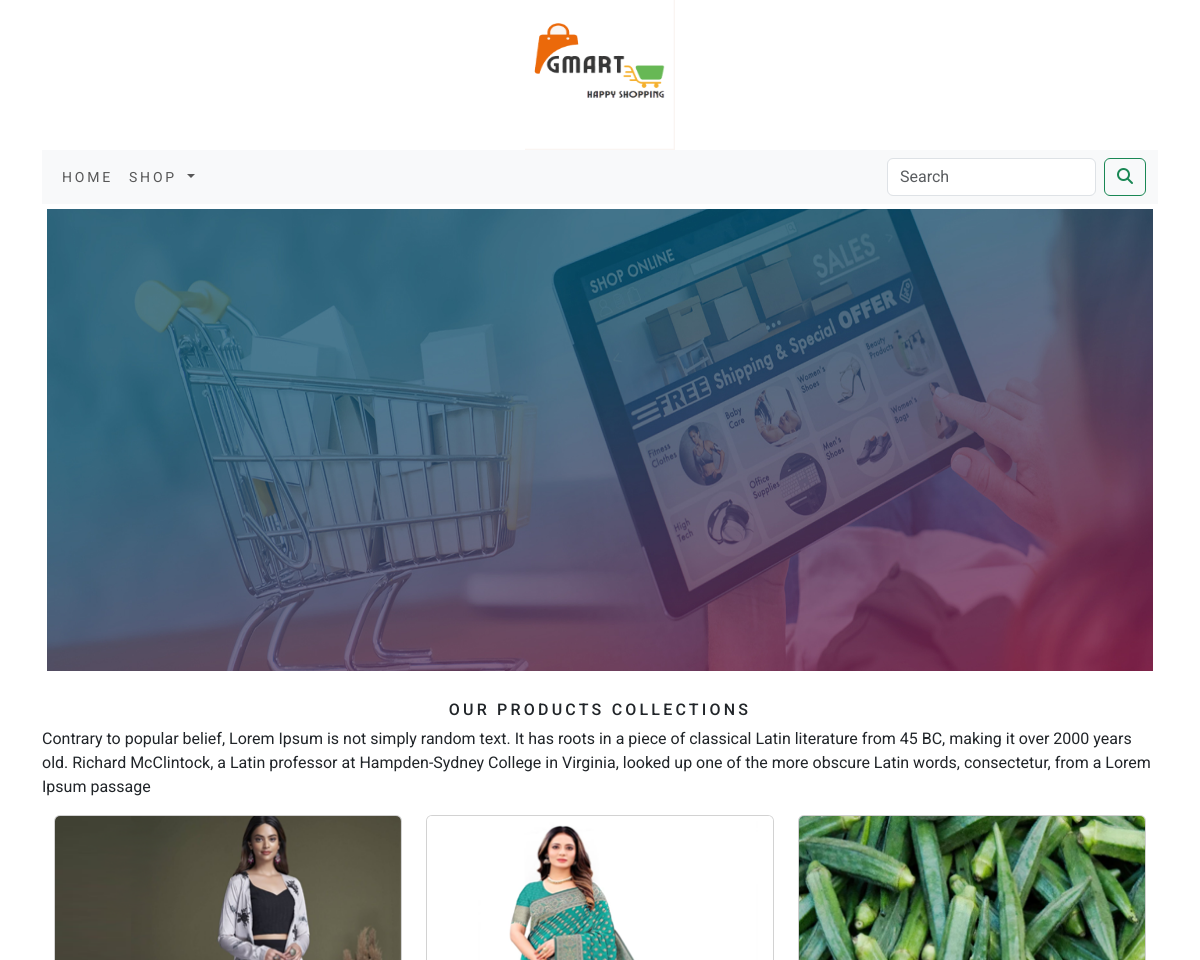
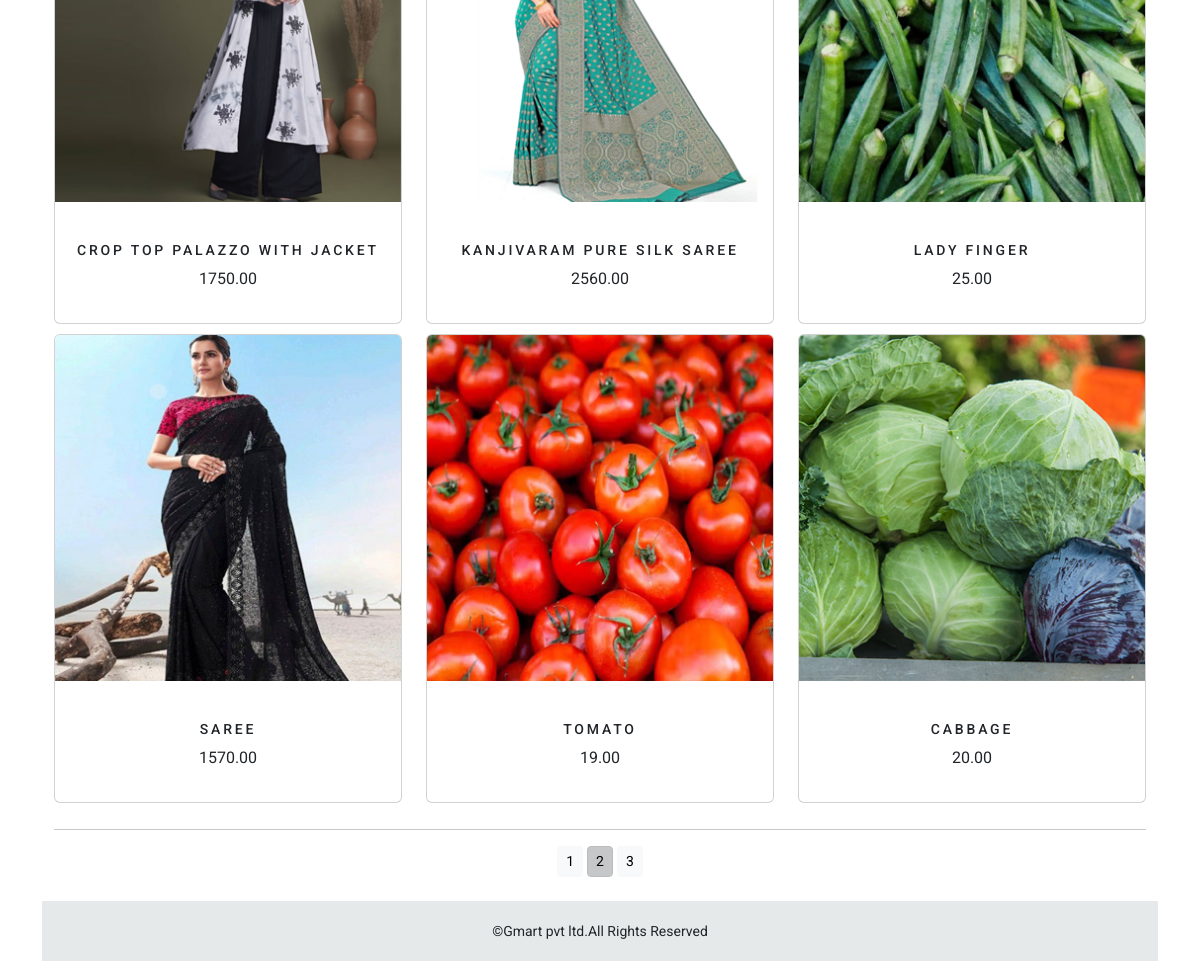
Screenshot of /shop/?page=2 with the database file from the repository (2 pictures, top to bottom).
### shop/models.py (models this page shows, shortened)
class Product(models.Model):
    name = models.CharField(max_length=250, unique=True)
    slug = models.SlugField(max_length=250, unique=True)
    description = models.TextField(blank=True)
    price = models.DecimalField(max_digits=10, decimal_places=2)
    category = models.ForeignKey(Category, on_delete=models.CASCADE)
    image = models.ImageField(upload_to='product', blank=True)
    stock = models.IntegerField()
    available = models.BooleanField(default=True)
    created = models.DateTimeField(auto_now_add=True)
    updated = models.DateTimeField(auto_now_add=True)
    class Meta:
        ordering = ('name',)
        verbose_name = 'product'
        verbose_name_plural = 'products'
    def get_url(self):
        return reverse('shop:prodCatdetail', args=[self.category.slug,self.slug])

### shop/views.py (the view)
# urls.py: path('',views.allProCat,name='allProCat'),
def allProCat(request, c_slug=None):
    c_page = None
    products_list = None
    if c_slug != None:
        c_page = get_object_or_404(Category, slug=c_slug)
        products_list = Product.objects.all().filter(category=c_page, available=True)
    else:
        products_list = Product.objects.all().filter(available=True)
    paginator = Paginator(products_list, 6)
    try:
        page = int(request.GET.get('page', 1))
    except:
        page = 1
    try:
        products = paginator.page(page)
    except (EmptyPage, InvalidPage):
        Products = paginator.page(paginator.num_pages)
    return render(request, "category.html", {'category': c_page, 'products': products})

### cart/context_processors.py (called while the page is built)
def counter(request):
    item_count = 0
    if 'admin' in request.path:
        return {}
    else:
        try:
            cart = Cart.objects.filter(cart_id=_cart_id(request))
            car_items = CartItem.objects.all().filter(cart=cart[:1])
            for cart_item in car_items:
                item_count += cart_item.quantity
        except Cart.DoesNotExist:
            item_count = 0
    return dict(item_count=item_count)

### cart/views.py (called while the page is built)
def _cart_id(request):
    cart = request.session.session_key
    if not cart:
        cart = request.session.create()
    return cart

### shop/context_processors.py (called while the page is built)
def menu_links(request):
    links = Category.objects.all()
    return dict(links=links)

### shop/models.py (called while the page is built)
    def get_url(self):
        return reverse('shop:product_by_category', args=[self.slug])

### template/category.html (shortened to what this page needs)
{% extends 'base.html' %}
{%  load static  %}
{% block content %}
<div class="mx_auto">
    {% if category %}
    <img  class="my_image"  src="{{category.image.url}}" alt="{{category.name}}">
</div>
<br>
<div>
    <h1 class="text-center my_title">{{category.name}}</h1>
    <p class="text-justify">{{category.description}}</p>
</div>
     {% else %}
<div>
    <img class="my_image my_image_padding" src="{% static 'img/banner2.png' %}" alt="our products" width="1500px" height="400px">
</div>
<br>
<div>
    <h1 class="text-center my_title">Our Products Collections</h1>
    <p class="text-justify">Contrary to popular belief, Lorem Ipsum is not simply random text. It has roots in a piece of classical Latin literature from 45 BC, making it over 2000 years old. Richard McClintock, a Latin professor at Hampden-Sydney College in Virginia,
        looked up one of the more obscure Latin words, consectetur, from a Lorem Ipsum passage</p>
</div>
    {% endif %}
<div class="container">
    <div class="row mx_auto">
        {% for product in products.object_list %}
        <div class="my_bottom_margin col-9 col-sm-12 col-md-4 col-lg-4">
            <div class="card text-center" style="min-width:18rem;">
                <a href="{{product.get_url}}"><img class="card-img-top my_image" src="{{product.image.url}}" alt="{{product.name}}" width="300px" height="300px"></a><br>
                <div class="card-body">
                    <h4>{{product.name}}</h4>
                    <p>{{product.price}}</p>
                </div>
            </div>
        </div>
        {% endfor %}
    </div>
    <div class="mx-auto">
        {% if products.paginator.num_pages > 1 %}
        <hr>
        <div class="text-center">
            {% for pg in products.paginator.page_range %}
            <a href="?page={{pg}}" class="btn btn-light btn-sm {% if products.number == pg %} active {% endif %}">{{pg}}</a>
            {% endfor %}
        </div>
     {% endif %}
    </div>
    <br>
</div>
{% endblock %}

### static/css/custom.css (style rules this page uses)
body { font-family: 'Roboto', sans-serif; }
.my_image { width:100%; height:auto; }
.my_title { font-size:16px; text-transform:uppercase; letter-spacing:.2em }
.my_image_padding { padding:5px; }
.my_bottom_margin { margin-bottom:10px; }
.card-body h4 { font-size:14px; text-transform:uppercase; letter-spacing:.2em; }

### rows the page displays
Product: image (picture), name "CROP TOP PALAZZO WITH JACKET", price "1750.00"
Product: image (picture), name "KANJIVARAM PURE SILK SAREE", price "2560.00"
Product: image (picture), name "LADY FINGER", price "25.00"
Product: image (picture), name "SAREE", price "1570.00"
Product: image (picture), name "TOMATO", price "19.00"
Product: image (picture), name "CABBAGE", price "20.00"

### other values shown
{{ pg }} "1" "2" "3"
